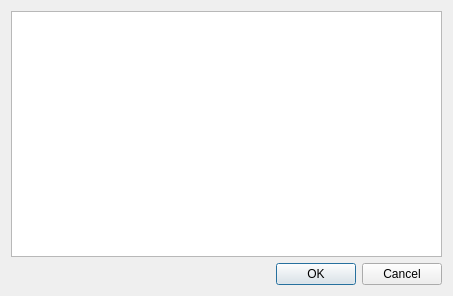
<?xml version="1.0" encoding="UTF-8"?>
<ui version="4.0">
 <class>RoutersNetworkDialog</class>
 <widget class="QDialog" name="RoutersNetworkDialog">
  <property name="geometry">
   <rect>
    <x>0</x>
    <y>0</y>
    <width>453</width>
    <height>296</height>
   </rect>
  </property>
  <property name="windowTitle">
   <string>Select Router Network</string>
  </property>
  <layout class="QVBoxLayout" name="verticalLayout">
   <item>
    <widget class="QTableWidget" name="router_networks_tableWidget"/>
   </item>
   <item>
    <widget class="QDialogButtonBox" name="buttonBox">
     <property name="orientation">
      <enum>Qt::Horizontal</enum>
     </property>
     <property name="standardButtons">
      <set>QDialogButtonBox::Cancel|QDialogButtonBox::Ok</set>
     </property>
    </widget>
   </item>
  </layout>
 </widget>
 <resources/>
 <connections>
  <connection>
   <sender>buttonBox</sender>
   <signal>accepted()</signal>
   <receiver>RoutersNetworkDialog</receiver>
   <slot>accept()</slot>
   <hints>
    <hint type="sourcelabel">
     <x>248</x>
     <y>254</y>
    </hint>
    <hint type="destinationlabel">
     <x>157</x>
     <y>274</y>
    </hint>
   </hints>
  </connection>
  <connection>
   <sender>buttonBox</sender>
   <signal>rejected()</signal>
   <receiver>RoutersNetworkDialog</receiver>
   <slot>reject()</slot>
   <hints>
    <hint type="sourcelabel">
     <x>316</x>
     <y>260</y>
    </hint>
    <hint type="destinationlabel">
     <x>286</x>
     <y>274</y>
    </hint>
   </hints>
  </connection>
 </connections>
</ui>
